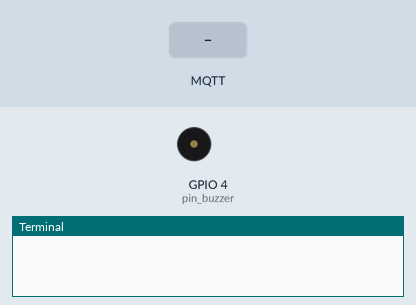
Recording of a program running on a simulated Raspberry Pi (BCM pin numbers). Shown: buzzer (waves = sounding, pin HIGH), the last lines printed to the terminal. The test bench sets the inputs (shaded band). No MQTT or app messages arrive unless stated.

Above: at 0.1 s.
At 1.3 s:
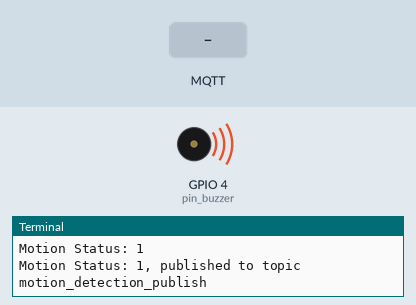
1.4 s: MQTT message "1" arrives on the first subscribed topic
2.9 s: MQTT message "on" arrives on the first subscribed topic
4.4 s: MQTT message "off" arrives on the first subscribed topic
Timing chart, 0 to 7.4 s (numbered marks = the images above; inputs shaded):
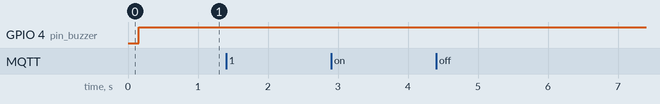

The program:

RasspberryPiToGrafana.py
```python
import RPi.GPIO as GPIO
import json
import time
from paho.mqtt import client as mqtt_client

broker = 'raspberrypi'
port = 1883
topic_publish = 'motion_detection_publish'
topic_subscribe = 'motion_detection_subscribe'
client_id = 'emqx'
username = 'user1'
password = 'user1'

pin_pir_sensor = 2  # GPIO pin for PIR sensor
pin_buzzer = 4  # GPIO pin for buzzer


GPIO.setwarnings(False)
GPIO.setmode(GPIO.BCM)
GPIO.setup(pin_pir_sensor, GPIO.IN)
GPIO.setup(pin_buzzer, GPIO.OUT)

def get_motion_status():
    if GPIO.input(pin_pir_sensor):
        return 1  # Motion detected
    else:
        return 0  # No motion detected

def control_buzzer(motion_status):
    if motion_status == 1:
        GPIO.output(pin_buzzer, GPIO.HIGH)
    else:
        GPIO.output(pin_buzzer, GPIO.LOW)

def connect_mqtt():
    def on_connect(client, userdata, flags, rc):
        if rc == 0:
            print("Connected to MQTT Broker!")
        else:
            print("Failed to connect, return code %d\n" % rc)
    client = mqtt_client.Client(client_id)
    client.username_pw_set(username, password)
    client.on_connect = on_connect
    client.connect(broker, port)
    return client

def publish_motion_status(client, motion_status):
    msg = json.dumps({
        "motion_status": motion_status
    })
    result = client.publish(topic_publish, msg)
    status = result.rc
    if status == 0:
        print(f"Motion Status: {motion_status}, published to topic {topic_publish}")
    else:
        print(f"Failed to send message to topic {topic_publish}")

def on_message(client, userdata, msg):
    print(f"Received {str(msg.payload)} from topic {msg.topic}")

def publish_subscribe(client):
    client.on_message = on_message
    client.subscribe(topic_subscribe)
    while True:
        motion_status = get_motion_status()
        control_buzzer(motion_status)
        print(f"Motion Status: {motion_status}")
        publish_motion_status(client, motion_status)
        time.sleep(2)

def run():
    client = connect_mqtt()
    client.loop_start()
    publish_subscribe(client)

if __name__ == '__main__':
    run()
```
